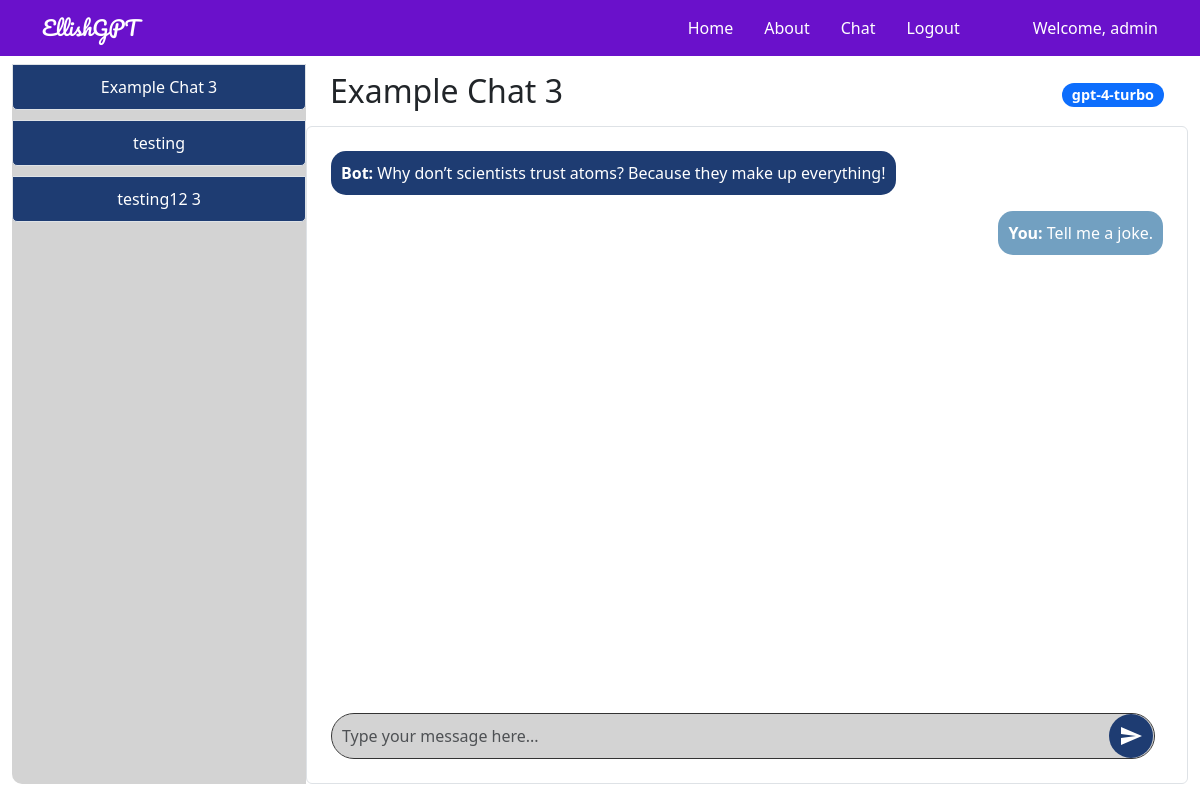
Page /chat/3 (signed in) on the earlier database version.
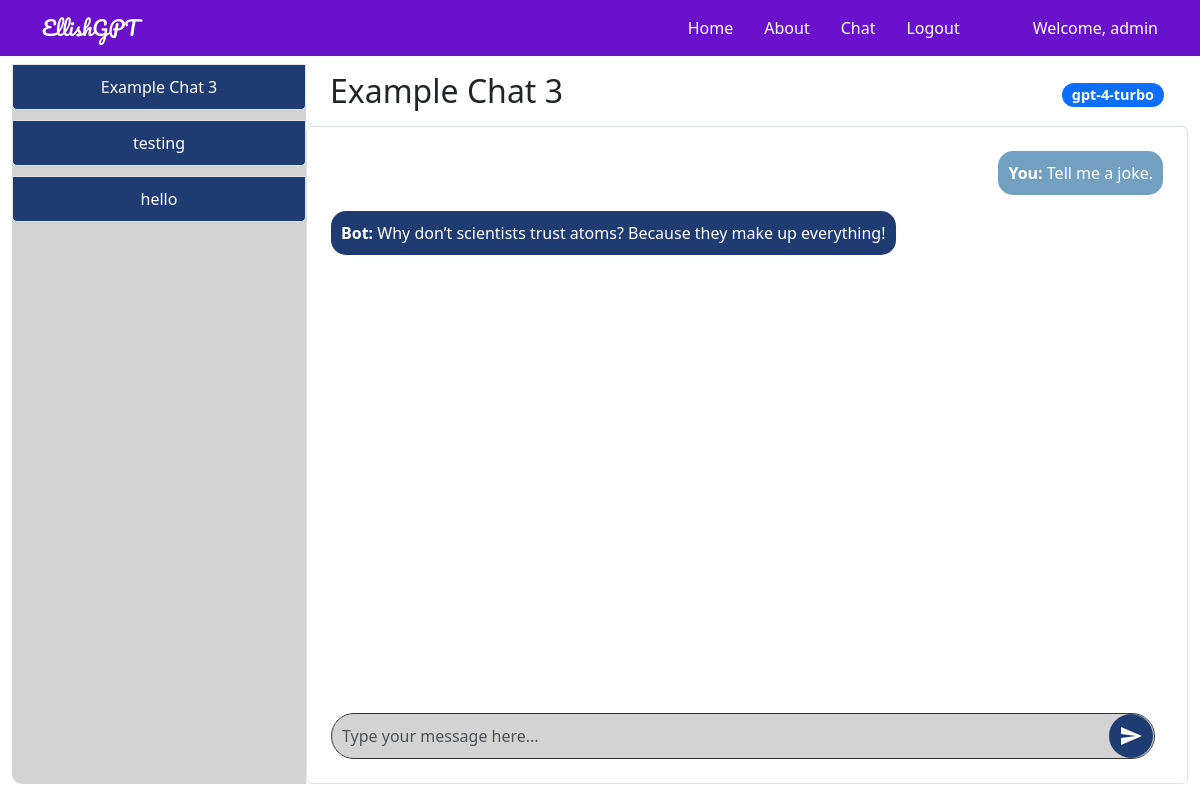
Same page on the later database version.
### tables this page shows
CREATE TABLE users (
        userid INTEGER PRIMARY KEY,
        username TEXT NOT NULL UNIQUE,
        password TEXT NOT NULL
    );

CREATE TABLE chats (
        chat_id INTEGER PRIMARY KEY,
        user_id INTEGER,
        model_id INTEGER,
        title TEXT,
        chat TEXT,
        time DATETIME,
        model_name TEXT,
        FOREIGN KEY(user_id) REFERENCES users(userid),
        FOREIGN KEY(model_id) REFERENCES models(modelid)
    );

CREATE TABLE chat_messages (
        id INTEGER PRIMARY KEY AUTOINCREMENT,
        chat_id INTEGER,
        sender TEXT,
        message TEXT,
        timestamp DATETIME DEFAULT CURRENT_TIMESTAMP,
        FOREIGN KEY (chat_id) REFERENCES chats(chat_id)
    );

### genaiserver_wl_folder/flask_app.py (the view, shortened to what this page needs)
@app.route('/chat/<int:chat_id>', methods=['GET', 'POST'])
@login_required
def open_chat(chat_id):
    try:
        g.db = connect_db()
        username = session['username']
        cur = g.db.execute('SELECT userid FROM users WHERE username = ?', (username,))
        user_id = cur.fetchone()[0]
        cur = g.db.execute('SELECT * FROM chats WHERE chat_id = ?', (chat_id,))
        chat = cur.fetchone()
        if chat is None:
            logging.error(f"Chat with id {chat_id} not found.")
            flash("Chat not found.")
            return redirect(url_for('chat'))
        chat_data = dict(time=chat[5], chat=chat[4], title=chat[3], chat_id=chat[0], model_name=chat[6])
        cur_messages = g.db.execute('SELECT sender, message FROM chat_messages WHERE chat_id = ? ORDER BY timestamp DESC LIMIT 10', (chat_id,))
        messages = [{'sender': row[0], 'message': row[1]} for row in cur_messages.fetchall()]
        messages.reverse()  # Reverse to show the latest message at the bottom
        cur2 = g.db.execute('SELECT * FROM chats WHERE user_id = ? ORDER BY time;', (user_id,))
        chats = [dict(time=row[5], chat=row[4], title=row[3], chat_id=row[0], model_name=row[6]) for row in cur2.fetchall()]
        g.db.close()
        return render_template("chat_detail.html", app_data=app_data, chat=chat_data, messages=messages, chats=chats)
    except Exception as e:
        logging.exception(f"Error opening chat {chat_id}: {e}")
        flash("An error occurred while trying to open the chat.")
        return redirect(url_for('chat'))

### genaiserver_wl_folder/flask_app.py (called while the page is built)
def connect_db():
    return sqlite3.connect(DATABASE_FILE)

def login_required(f):
    @wraps(f)
    def wrap(*args, **kwargs):
        if 'logged_in' in session:
            return f(*args, **kwargs)
        else:
            flash('You need to login first.')
            return redirect(url_for('login'))
    return wrap

### templates/chat_detail.html (shortened to what this page needs)
{% extends 'layout.html' %} {% block body %}
<div class="container-fluid">
    <div class="row" style="height: 90vh; overflow: hidden">
        <div class="col-md-3 d-flex align-items-stretch p-0">
            <div
                class="list-group sidebar d-flex flex-column justify-content-start w-100"
                style="
                    height: 100%;
                    border-radius: 10px 0 0 10px;
                    background-color: #d3d3d3;
                "
            >
                {% for chat in chats %}
                <div class="position-relative chat-item">
                    <a
                        href="{{ url_for('open_chat', chat_id=chat.chat_id) }}"
                        class="list-group-item list-group-item-action sidebar-item"
                    >
                        {{ chat.title }}
                    </a>
                </div>
                {% endfor %}
            </div>
        </div>
        <div
            class="col-md-9 d-flex flex-column p-0"
            style="
                height: 100%;
                border-radius: 0 10px 10px 0;
                background-color: #ffffff;
            "
        >
            <div
                class="d-flex justify-content-between align-items-center w-100 px-4 py-2"
                style="flex-shrink: 0"
            >
                <h2>{{ chat.title }}</h2>
                <span class="badge bg-primary">{{ chat.model_name }}</span>
            </div>
            <div
                class="chat-box p-4 border rounded bg-white"
                style="
                    flex-grow: 1;
                    padding: 20px;
                    height: 0;
                    border: 2px solid black;
                    overflow-y: auto;
                "
            >
                <div
                    id="chatHistory"
                    class="chat-history mb-4"
                    style="flex-grow: 1; padding-bottom: 1rem"
                >
                    {% for message in messages %}
                    <div
                        class="chat-message {{ 'align-self-end' if message.sender == 'You' else 'align-self-start' }}"
                        style="display: flex; flex-direction: column; align-items: {{ 'flex-end' if message.sender == 'You' else 'flex-start' }};"
                    >
                        <div
                            class="message-bubble {{ 'user-bubble' if message.sender == 'You' else 'bot-bubble' }}"
                            style="{{ 'background-color: #72a0c1; color: white;' if message.sender == 'You' else 'background-color: #1e3c72; color: white;' }}"
                        >
                            <strong>{{ message.sender }}:</strong> {{
                            message.message }}
                        </div>
                    </div>
                    {% endfor %}
                </div>
                <div class="chat-input" style="flex-shrink: 0">
                    <form id="chatForm" class="d-flex align-items-center">
                        <textarea
                            class="form-control me-2"
                            rows="1"
                            name="chat"
                            id="chatInput"
                            placeholder="Type your message here..."
                            style="
                                background-color: #d3d3d3;
                                color: black;
                                border: 1px solid #333;
                                border-radius: 25px;
                                padding: 10px;
                                resize: none;
                                flex-grow: 1;
                                max-height: 100px;
                                overflow-y: auto;
                            "
                        ></textarea>
                        <button
                            class="btn btn-gradient"
                            type="button"
                            onclick="sendChat()"
                            style="
                                background: #1e3c72;
                                color: white;
                                border: none;
                                border-radius: 50%;
                                padding: 10px;
                                display: flex;
                                align-items: center;
                                justify-content: center;
                                position: absolute;
                                right: 10px;
                            "
                        >
                            <svg
                                xmlns="http://www.w3.org/2000/svg"
                                width="24"
                                height="24"
                                fill="white"
                                viewBox="0 0 24 24"
                            >
                                <path
                                    d="M2.01 21l20.99-9-20.99-9-.01 7 15 2-15 2z"
                                />
                            </svg>
                        </button>
                    </form>
                </div>
            </div>
        </div>
    </div>
</div>
{% endblock %}

### templates/layout.html (shortened to what this page needs)
<!doctype html>
<html lang="en">
    <head>
        <link
            href="https://cdn.jsdelivr.net/npm/bootstrap@5.3.0-alpha1/dist/css/bootstrap.min.css"
            rel="stylesheet"
        />
    </head>
    <body style="margin: 0; padding: 0">
        {% include 'includes/_navbar.html' %}
        <main role="main" class="container-fluid pt-5 mt-3">
            {% block body %}{% endblock %}
        </main>
    </body>
</html>

### templates/includes/_navbar.html (shortened to what this page needs)
<nav
    class="navbar navbar-expand-lg navbar-light fixed-top"
    style="background-color: #6a11cb"
>
    <div class="container">
        <a
            class="navbar-brand"
            href="/"
            style="color: white; font-family: &quot;Pacifico&quot;, cursive"
            >{{ app_data['project_name'] }}</a
        >
        <div class="collapse navbar-collapse" id="navbarResponsive">
            <ul class="navbar-nav ml-auto" style="margin-left: auto">
                <li
                    class="nav-item {% if request.path == '/' %}active{% endif %}"
                >
                    <a class="nav-link" href="/" style="color: white">Home</a>
                </li>
                <li
                    class="nav-item {% if request.path == '/about' %}active{% endif %}"
                >
                    <a class="nav-link" href="/about" style="color: white"
                        >About</a
                    >
                </li>
                <li
                    class="nav-item {% if request.path == '/chat' %}active{% endif %}"
                >
                    <a class="nav-link" href="/chat" style="color: white"
                        >Chat</a
                    >
                </li>
                {% if "logged_in" not in session %}
                <li
                    class="nav-item {% if request.path == '/login' %}active{% endif %}"
                >
                    <a class="nav-link" href="/login" style="color: white"
                        >Login</a
                    >
                </li>
                <li
                    class="nav-item {% if request.path == '/register' %}active{% endif %}"
                >
                    <a class="nav-link" href="/register" style="color: white"
                        >Register</a
                    >
                </li>
                {% else %}
                <li
                    class="nav-item {% if request.path == '/logout' %}active{% endif %}"
                >
                    <a class="nav-link" href="/logout" style="color: white"
                        >Logout</a
                    >
                </li>
                {% endif %}
            </ul>
            {% if "logged_in" in session %}
            <span class="navbar-text" style="margin-left: 50px; color: white"
                >Welcome, {{ session['username'] }}</span
            >
            {% endif %}
        </div>
    </div>
</nav>

### templates/layout.html (style rules this page uses)
.navbar-nav .nav-item .nav-link { transition: color 0.3s ease, text-decoration 0.3s ease; }
.navbar-nav .nav-item .nav-link { margin-right: 15px; }

### templates/chat_detail.html (style rules this page uses)
body { opacity: 1; transition: opacity 0.5s ease-in-out; }
.sidebar { background-color: #d3d3d3; height: 100%; flex-grow: 1; }
.sidebar-item { background-color: #1e3c72; color: white; margin-bottom: 10px; border-radius: 5px; padding: 10px; text-align: center; transition: background-color 0.3s, color 0.3s; }
.btn-gradient { background: linear-gradient(135deg, #6e8efb, #a777e3); color: white; border: none; border-radius: 25px; padding: 10px 20px; font-size: 16px; transition: background 0.3s, transform 0.3s; }
.chat-box { display: flex; flex-direction: column; width: 100%; overflow-y: auto; }
.chat-history { flex-grow: 1; overflow-y: auto; padding-bottom: 1rem; }
.chat-message { margin-bottom: 1rem; }
.chat-input { margin-top: 1rem; position: relative; }
textarea { width: 100%; background-color: #d3d3d3; color: black; border: 1px solid #333; border-radius: 25px; padding: 10px; resize: none; flex-grow: 1; max-height: 100px; overflow-y: auto; }
textarea::placeholder { color: #333; }
button { background-color: #1e3c72; color: #fff; border: none; border-radius: 50%; padding: 10px; cursor: pointer; transition: background-color 0.3s; display: flex; align-items: center; justify-content: center; position: absolute; right: 10px; }
.message-bubble { border-radius: 15px; padding: 10px; max-width: 75%; }
.user-bubble { background-color: #72a0c1; color: white; align-self: flex-end; text-align: right; }
.bot-bubble { background-color: #1e3c72; color: white; align-self: flex-start; text-align: left; }
.badge { background-color: #1e3c72; color: white; padding: 5px 10px; border-radius: 15px; font-size: 0.9rem; }

Differences in the rows shown:
changed chats: title "testing12 3" → "hello"
changed chat_messages "You": moves up the list
